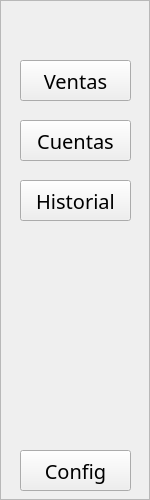
           <widget class="QFrame" name="frame_menus">
            <property name="minimumSize">
             <size>
              <width>150</width>
              <height>0</height>
             </size>
            </property>
            <property name="maximumSize">
             <size>
              <width>150</width>
              <height>16777215</height>
             </size>
            </property>
            <property name="frameShape">
             <enum>QFrame::StyledPanel</enum>
            </property>
            <property name="frameShadow">
             <enum>QFrame::Raised</enum>
            </property>
            <widget class="QPushButton" name="btn_ventas">
             <property name="geometry">
              <rect>
               <x>20</x>
               <y>60</y>
               <width>111</width>
               <height>41</height>
              </rect>
             </property>
             <property name="font">
              <font>
               <family>Latha</family>
               <pointsize>15</pointsize>
               <weight>50</weight>
               <italic>false</italic>
               <bold>false</bold>
              </font>
             </property>
             <property name="cursor">
              <cursorShape>PointingHandCursor</cursorShape>
             </property>
             <property name="styleSheet">
              <string notr="true">QPushButton {
	background-color: qlineargradient(spread:pad, x1:0.517, y1:1, x2:0.511, 				y2:0, stop:0 rgba(0, 69, 104, 255), stop:1 rgba(0, 170, 255, 255));
	color: rgb(0, 0, 0);
}

QPushButton:hover {
	background-color: qlineargradient(spread:pad, x1:0.517, y1:1, x2:0.511, 				y2:0, stop:0 rgba(0, 69, 104, 150), stop:1 rgba(0, 170, 255, 150));
	color: rgb(255, 255, 255);
}</string>
             </property>
             <property name="text">
              <string>Ventas</string>
             </property>
            </widget>
            <widget class="QPushButton" name="btn_cuentas">
             <property name="geometry">
              <rect>
               <x>20</x>
               <y>120</y>
               <width>111</width>
               <height>41</height>
              </rect>
             </property>
             <property name="font">
              <font>
               <family>Latha</family>
               <pointsize>15</pointsize>
               <weight>50</weight>
               <italic>false</italic>
               <bold>false</bold>
              </font>
             </property>
             <property name="cursor">
              <cursorShape>PointingHandCursor</cursorShape>
             </property>
             <property name="styleSheet">
              <string notr="true">QPushButton {
	background-color: qlineargradient(spread:pad, x1:0.517, y1:1, x2:0.511, 				y2:0, stop:0 rgba(0, 69, 104, 255), stop:1 rgba(0, 170, 255, 255));
	color: rgb(0, 0, 0);
}

QPushButton:hover {
	background-color: qlineargradient(spread:pad, x1:0.517, y1:1, x2:0.511, 				y2:0, stop:0 rgba(0, 69, 104, 150), stop:1 rgba(0, 170, 255, 150));
	color: rgb(255, 255, 255);
}</string>
             </property>
             <property name="text">
              <string>Cuentas</string>
             </property>
            </widget>
            <widget class="QPushButton" name="btn_historial">
             <property name="geometry">
              <rect>
               <x>20</x>
               <y>180</y>
               <width>111</width>
               <height>41</height>
              </rect>
             </property>
             <property name="font">
              <font>
               <family>Latha</family>
               <pointsize>15</pointsize>
               <weight>50</weight>
               <italic>false</italic>
               <bold>false</bold>
              </font>
             </property>
             <property name="cursor">
              <cursorShape>PointingHandCursor</cursorShape>
             </property>
             <property name="styleSheet">
              <string notr="true">QPushButton {
	background-color: qlineargradient(spread:pad, x1:0.517, y1:1, x2:0.511, 				y2:0, stop:0 rgba(0, 69, 104, 255), stop:1 rgba(0, 170, 255, 255));
	color: rgb(0, 0, 0);
}

QPushButton:hover {
	background-color: qlineargradient(spread:pad, x1:0.517, y1:1, x2:0.511, 				y2:0, stop:0 rgba(0, 69, 104, 150), stop:1 rgba(0, 170, 255, 150));
	color: rgb(255, 255, 255);
}</string>
             </property>
             <property name="text">
              <string>Historial</string>
             </property>
            </widget>
            <widget class="QPushButton" name="btn_configuracion">
             <property name="geometry">
              <rect>
               <x>20</x>
               <y>450</y>
               <width>111</width>
               <height>41</height>
              </rect>
             </property>
             <property name="font">
              <font>
               <family>Latha</family>
               <pointsize>15</pointsize>
               <weight>50</weight>
               <italic>false</italic>
               <bold>false</bold>
              </font>
             </property>
             <property name="cursor">
              <cursorShape>PointingHandCursor</cursorShape>
             </property>
             <property name="styleSheet">
              <string notr="true">QPushButton {
	background-color: qlineargradient(spread:pad, x1:0.517, y1:1, x2:0.511, 				y2:0, stop:0 rgba(0, 69, 104, 255), stop:1 rgba(0, 170, 255, 255));
	color: rgb(0, 0, 0);
}

QPushButton:hover {
	background-color: qlineargradient(spread:pad, x1:0.517, y1:1, x2:0.511, 				y2:0, stop:0 rgba(0, 69, 104, 150), stop:1 rgba(0, 170, 255, 150));
	color: rgb(255, 255, 255);
}</string>
             </property>
             <property name="text">
              <string>Config</string>
             </property>
            </widget>
           </widget>
